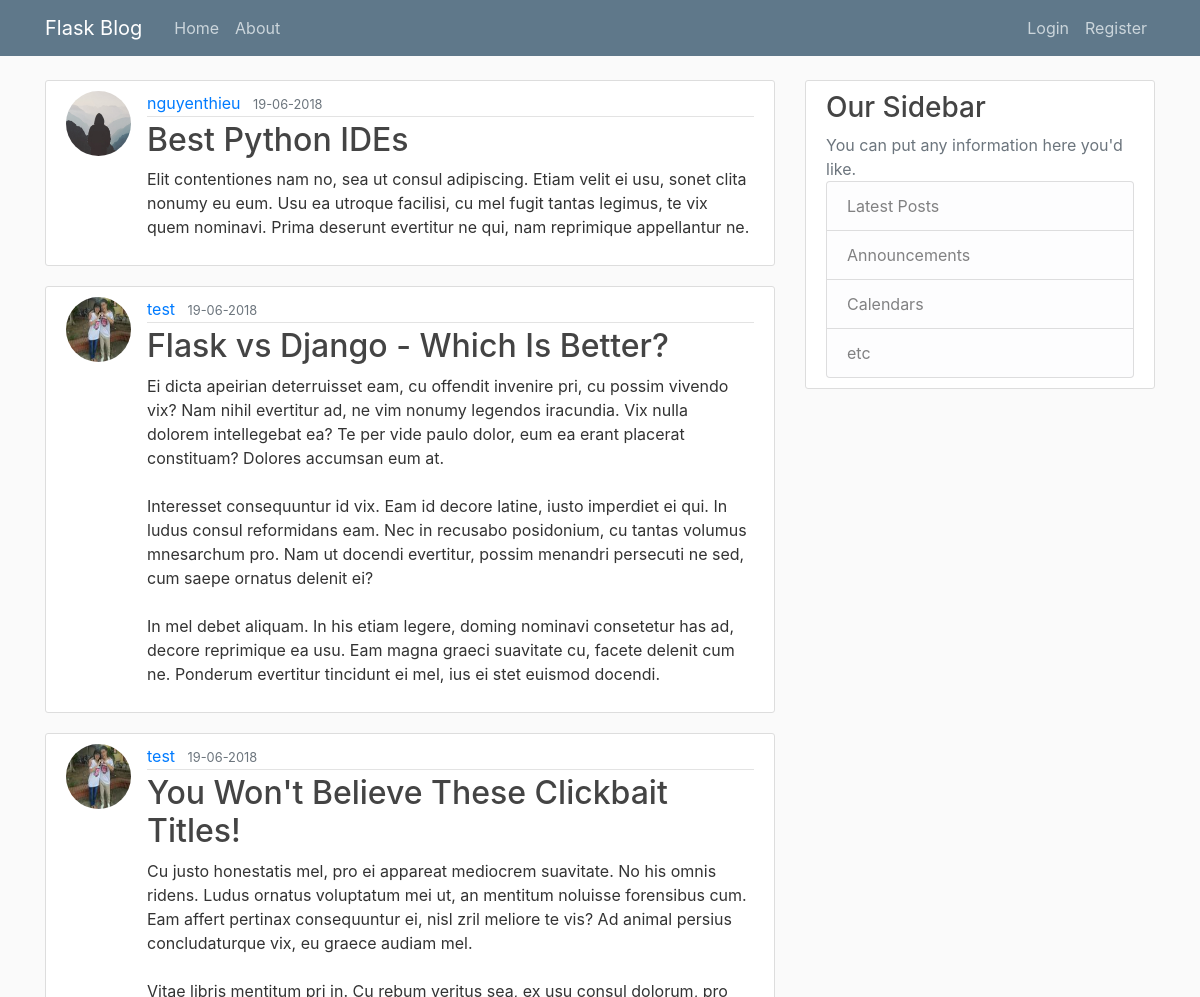
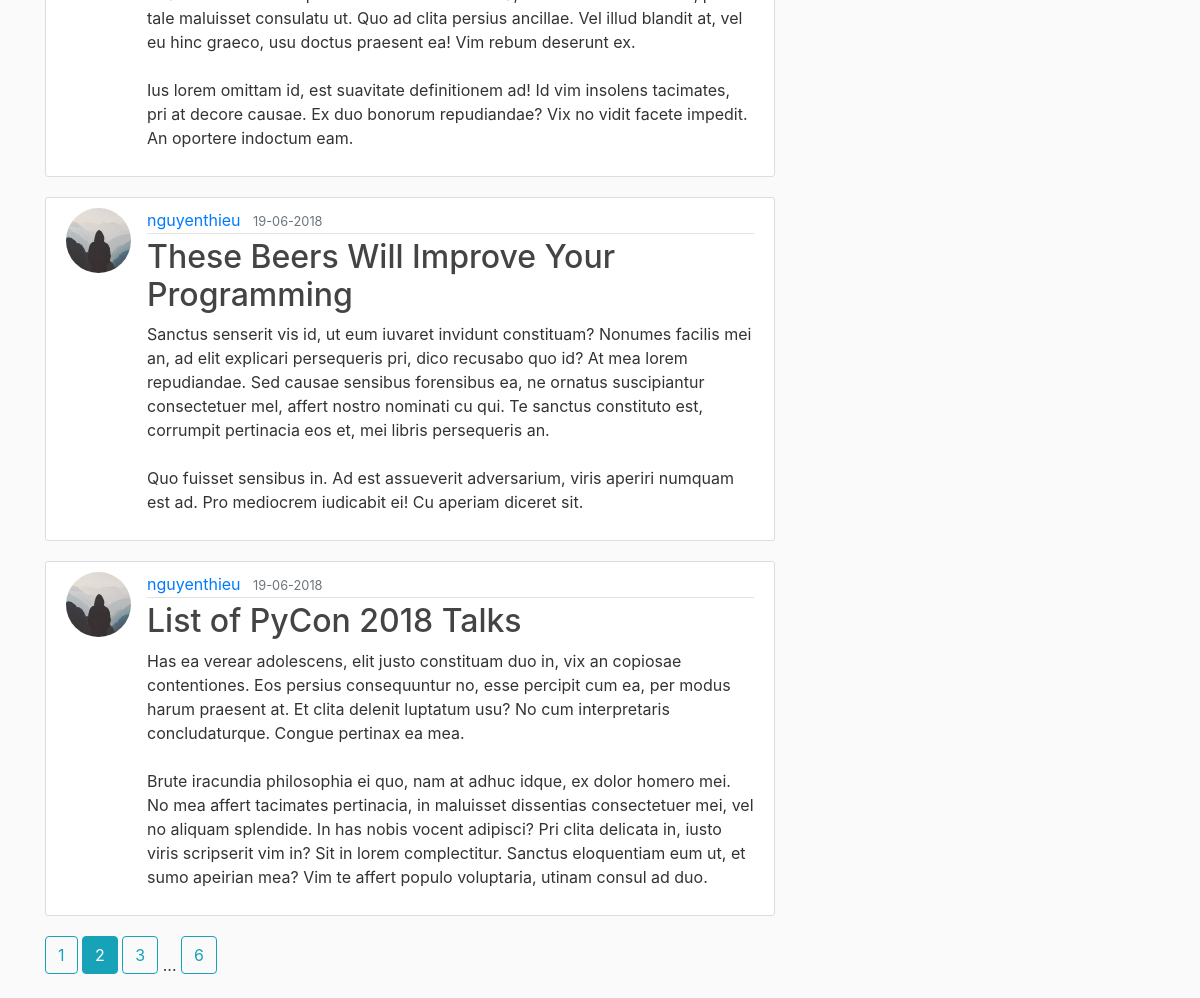
The page /home?page=2 on the database its author committed (2 pictures, top to bottom).
### flaskblog/models.py (models this page shows, shortened)
class Post(db.Model):
    id = db.Column(db.Integer, primary_key=True)
    title = db.Column(db.String(120), nullable=False)
    date_posted = db.Column(db.DateTime, nullable=False, default=datetime.utcnow())
    content = db.Column(db.Text, nullable=False)
    user_id = db.Column(db.Integer, db.ForeignKey("user.id"), nullable=False)

class User(db.Model, UserMixin):
    id = db.Column(db.Integer, primary_key=True)
    username = db.Column(db.String(24), unique=True, nullable=False)
    email = db.Column(db.String(120), unique=True, nullable=False)
    image_file = db.Column(db.String(20), nullable=False, default='default.jpg')
    password = db.Column(db.String(60), nullable=False)
    posts = db.relationship('Post', backref="author", lazy=True)

### flaskblog/main/routes.py (the view)
@main.route("/")             # Decorator route
@main.route("/home")
def home():
    page = request.args.get('page', 1, type=int)
    posts = Post.query.order_by(Post.date_posted.desc()).paginate(page=page, per_page=5)
    return render_template("home.html", posts = posts)

### flaskblog/templates/home.html
{% extends "layout.html" %}
{% block content %}
{% for post in posts.items %}
<article class="media content-section">
    <img src="{{ url_for('static', filename='images/profile/' + post.author.image_file) }}" alt="" class="rounded-circle article-img" />
    <div class="media-body">
        <div class="article-metadata">
            <a class="mr-2" href="{{ url_for('users.user_posts', username=post.author.username) }}">{{ post.author.username }}</a>
            <small class="text-muted">{{ post.date_posted.strftime('%d-%m-%Y') }}</small>
        </div>
        <h2><a class="article-title" href="{{ url_for('posts.post', post_id=post.id) }}">{{ post.title }}</a></h2>
        <p class="article-content">{{ post.content }}</p>
    </div>
</article>
{% endfor %}
{% for page_num in posts.iter_pages(left_edge=1, right_edge=1, left_current=1, right_current=2) %}
    {% if page_num %}
        {% if posts.page == page_num %}
            <a href="{{ url_for('main.home', page=page_num) }}" class="btn btn-info mb-4"> {{page_num}} </a>
        {% else %}
            <a href="{{ url_for('main.home', page=page_num) }}" class="btn btn-outline-info mb-4"> {{page_num}} </a>
        {% endif %}
    {% else %}
        ...
    {% endif %}
{% endfor %}
{% endblock content %}

### flaskblog/static/main.css (style rules this page uses)
body { background: #fafafa; color: #333333; margin-top: 5rem; }
h1, h2, h3, h4, h5, h6 { color: #444444; }
.content-section { background: #ffffff; padding: 10px 20px; border: 1px solid #dddddd; border-radius: 3px; margin-bottom: 20px; }
.article-title { color: #444444; }
.article-content { white-space: pre-line; }
.article-img { height: 65px; width: 65px; margin-right: 16px; }
.article-metadata { padding-bottom: 1px; margin-bottom: 4px; border-bottom: 1px solid #e3e3e3 }

### rows shown on the page
Post: image_file (placeholder picture), author.username "nguyenthieu", date_posted "19-06-2018", title "Best Python IDEs", content "Elit contentiones nam no, sea ut consul adipiscing. Etiam velit ei usu, sonet clita nonumy eu eum. Usu ea utroque facilisi, cu mel fugit tantas legimus, te vix quem nominavi. Prima deserunt evertitur ne qui, nam reprimique appellantur ne."
Post: image_file (picture), author.username "test", date_posted "19-06-2018", title "Flask vs Django - Which Is Better?", content "Ei dicta apeirian deterruisset eam, cu offendit invenire pri, cu possim vivendo vix? Nam nihil evertitur ad, ne vim nonumy legendos iracundia. Vix nulla dolorem intellegebat ea? Te per vide paulo dolor, eum ea erant placerat constituam? Dolores accumsan eum at. Interesset consequuntur id vix. Eam id decore latine, iusto imperdiet ei qui. In ludus consul reformidans eam. Nec in recusabo posidonium, cu tantas volumus mnesarchum pro. Nam ut docendi evertitur, possim menandri persecuti ne sed, cum saepe ornatus delenit ei? In mel debet aliquam. In his etiam legere, doming nominavi consetetur has ad, decore reprimique ea usu. Eam magna graeci suavitate cu, facete delenit cum ne. Ponderum…"
Post: image_file (picture), author.username "test", date_posted "19-06-2018", title "You Won't Believe These Clickbait Titles!", content "Cu justo honestatis mel, pro ei appareat mediocrem suavitate. No his omnis ridens. Ludus ornatus voluptatum mei ut, an mentitum noluisse forensibus cum. Eam affert pertinax consequuntur ei, nisl zril meliore te vis? Ad animal persius concludaturque vix, eu graece audiam mel. Vitae libris mentitum pri in. Cu rebum veritus sea, ex usu consul dolorum, pro tale maluisset consulatu ut. Quo ad clita persius ancillae. Vel illud blandit at, vel eu hinc graeco, usu doctus praesent ea! Vim rebum deserunt ex. Ius lorem omittam id, est suavitate definitionem ad! Id vim insolens tacimates, pri at decore causae. Ex duo bonorum repudiandae? Vix no vidit facete impedit. An oportere indoctum eam."
Post: image_file (placeholder picture), author.username "nguyenthieu", date_posted "19-06-2018", title "These Beers Will Improve Your Programming", content "Sanctus senserit vis id, ut eum iuvaret invidunt constituam? Nonumes facilis mei an, ad elit explicari persequeris pri, dico recusabo quo id? At mea lorem repudiandae. Sed causae sensibus forensibus ea, ne ornatus suscipiantur consectetuer mel, affert nostro nominati cu qui. Te sanctus constituto est, corrumpit pertinacia eos et, mei libris persequeris an. Quo fuisset sensibus in. Ad est assueverit adversarium, viris aperiri numquam est ad. Pro mediocrem iudicabit ei! Cu aperiam diceret sit."
Post: image_file (placeholder picture), author.username "nguyenthieu", date_posted "19-06-2018", title "List of PyCon 2018 Talks", content "Has ea verear adolescens, elit justo constituam duo in, vix an copiosae contentiones. Eos persius consequuntur no, esse percipit cum ea, per modus harum praesent at. Et clita delenit luptatum usu? No cum interpretaris concludaturque. Congue pertinax ea mea. Brute iracundia philosophia ei quo, nam at adhuc idque, ex dolor homero mei. No mea affert tacimates pertinacia, in maluisset dissentias consectetuer mei, vel no aliquam splendide. In has nobis vocent adipisci? Pri clita delicata in, iusto viris scripserit vim in? Sit in lorem complectitur. Sanctus eloquentiam eum ut, et sumo apeirian mea? Vim te affert populo voluptaria, utinam consul ad duo."

### other values the page prints
{{ page_num }} "1" "3" "6"
{{ page_num }} "2"
